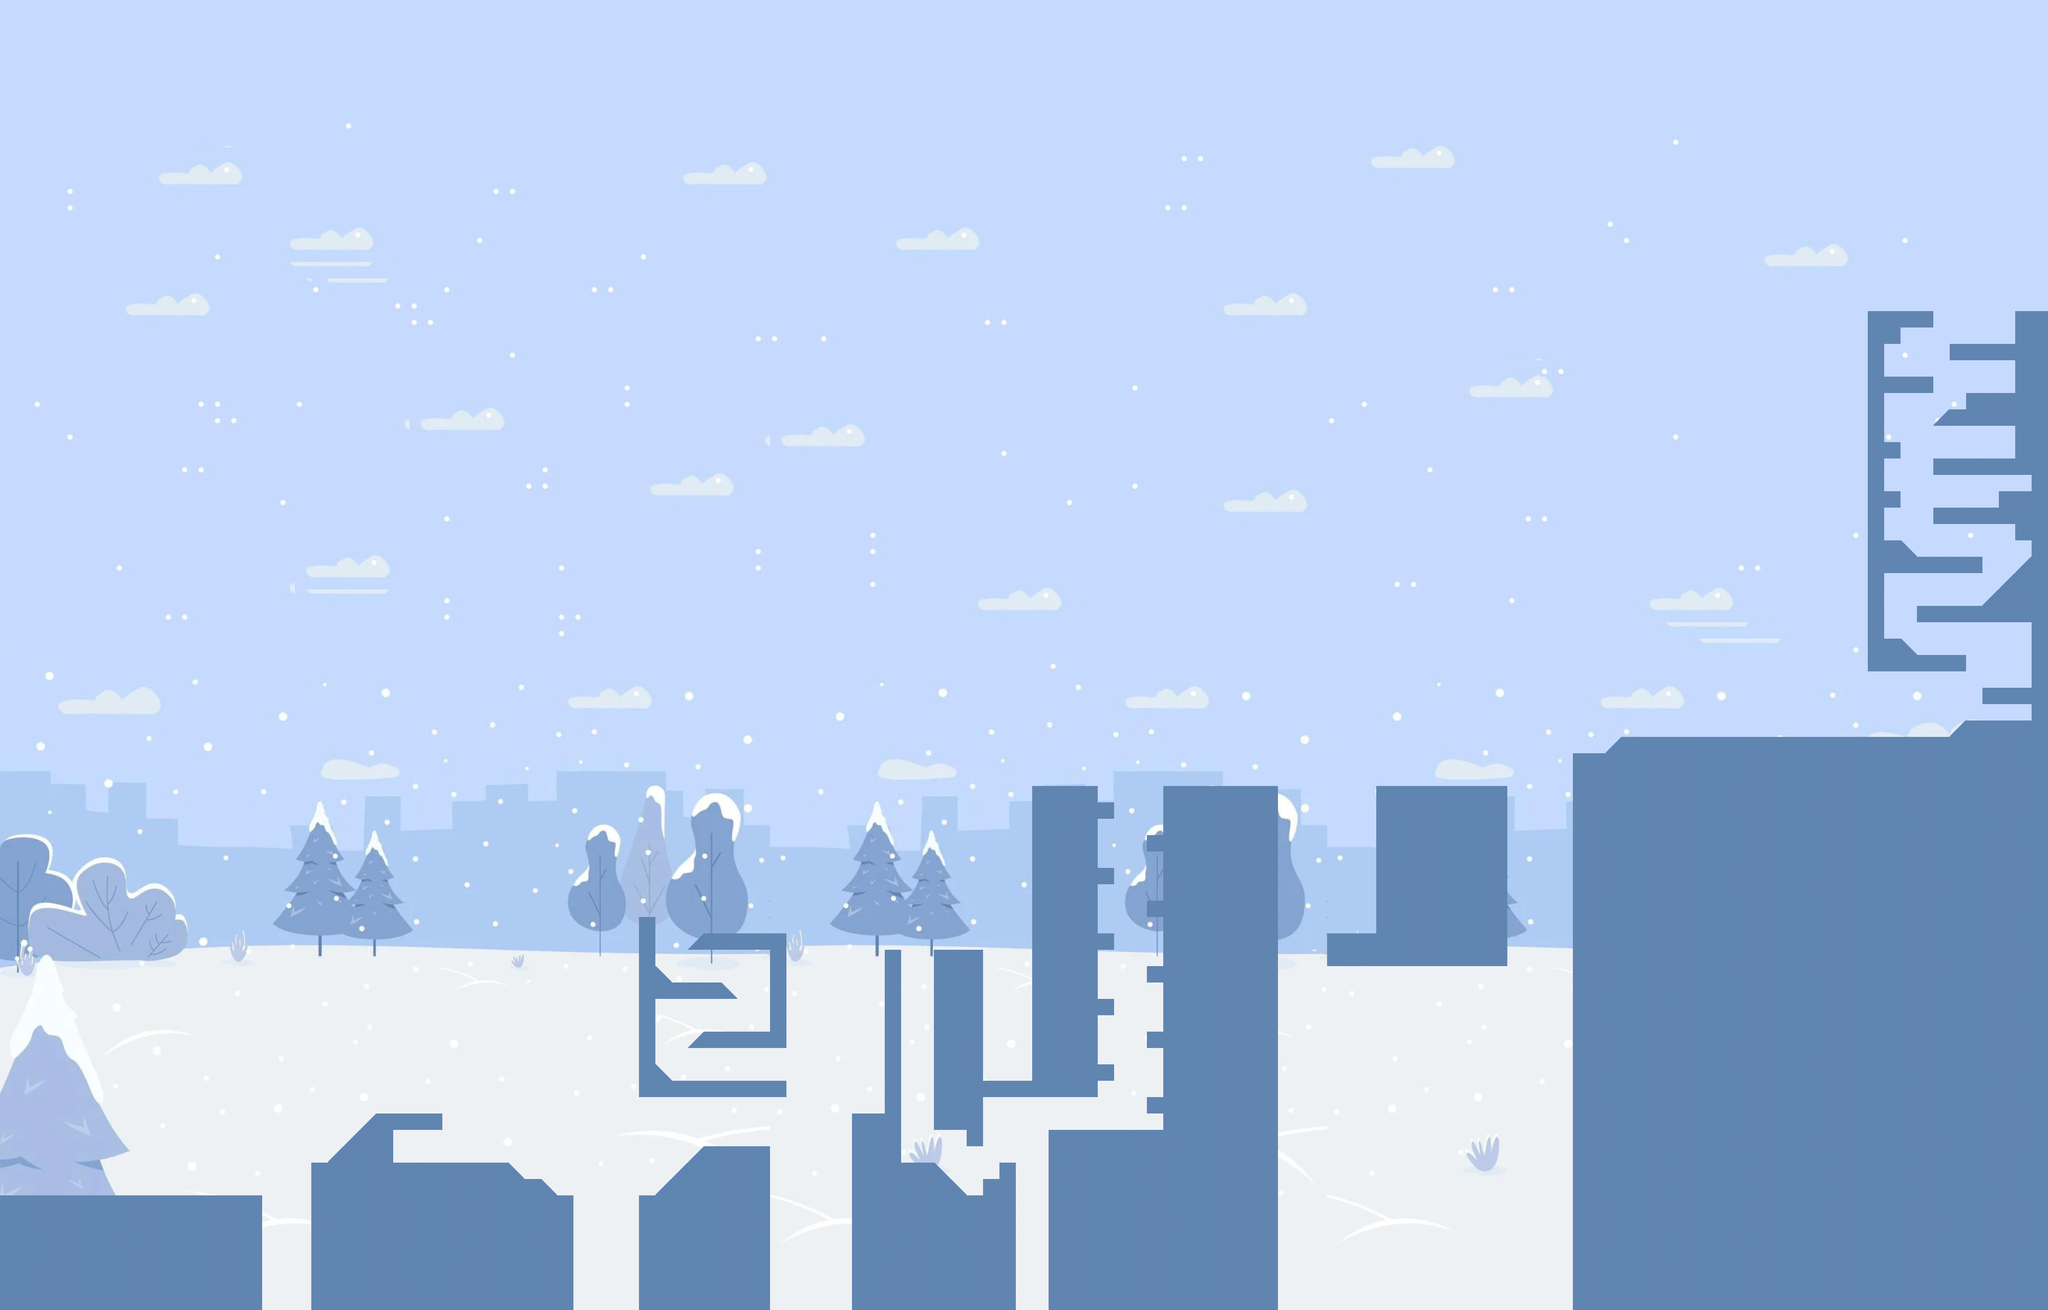

This game map was drawn from its Tiled (.tmx) file and the tilesets committed beside it. A one-line description and the trimmed map source follow:
An orthogonal 125x80 tile map with 32x32 px tiles, 2 tile layers (backgorund, platforms), 2 tilesets and 92 objects.

<map version="1.5" tiledversion="1.5.0" orientation="orthogonal" renderorder="right-down" width="125" height="80" tilewidth="32" tileheight="32" infinite="0" nextlayerid="5" nextobjectid="139">
 <tileset firstgid="1" source="snow22000.tsx" />
 <tileset firstgid="2543" source="snow_corner1.tsx" />
 <layer id="1" name="backgorund" width="125" height="80">
  <data>[10000 cells, 10000 non-empty, 2539 distinct tile ids]</data>
 </layer>
 <layer id="2" name="platforms" width="125" height="80">
  <data>[10000 cells, 2146 non-empty, 2 distinct tile ids]</data>
 </layer>
 <objectgroup id="3" name="collision">
  <object id="2" x="0" y="2016" width="32" height="320" />
  <object id="3" x="0" y="2336" width="512" height="224" />
  <object id="4" x="608" y="2272" width="384" height="288" />
  <object id="5" x="992" y="2336" width="128" height="224" />
  <object id="6" x="736" y="2176" width="128" height="32" />
  <object id="8" x="672" y="2240" width="96" height="32" />
  <object id="9" x="704" y="2208" width="64" height="32" />
  <object id="10" x="992" y="2304" width="64" height="32" />
  <object id="11" x="1248" y="1792" width="32" height="352" />
  <object id="12" x="1280" y="2112" width="256" height="32" />
  <object id="13" x="1376" y="2016" width="160" height="32" />
  <object id="14" x="1504" y="1824" width="32" height="192" />
  <object id="15" x="1376" y="1824" width="128" height="32" />
  <object id="16" x="1280" y="1920" width="128" height="32" />
  <object id="17" x="1248" y="2336" width="256" height="224" />
  <object id="18" x="1376" y="2240" width="128" height="96" />
  <object id="19" x="1344" y="2272" width="32" height="64" />
  <object id="20" x="1312" y="2304" width="32" height="32" />
  <object id="21" x="1664" y="2176" width="96" height="384" />
  <object id="22" x="1728" y="1856" width="32" height="320" />
  <object id="23" x="1760" y="2272" width="64" height="288" />
  <object id="24" x="1824" y="2304" width="32" height="256" />
  <object id="26" x="1824" y="1856" width="96" height="352" />
  <object id="27" x="1888" y="2208" width="32" height="32" />
  <object id="28" x="1920" y="2112" width="224" height="32" />
  <object id="29" x="2016" y="1536" width="128" height="576" />
  <object id="30" x="2272" y="1536" width="224" height="1024" />
  <object id="31" x="2048" y="2208" width="224" height="352" />
  <object id="32" x="2688" y="1536" width="256" height="352" />
  <object id="33" x="2592" y="1824" width="96" height="64" />
  <object id="34" x="3072" y="1472" width="928" height="1088" />
  <object id="35" x="3168" y="1440" width="832" height="32" />
  <object id="36" x="3840" y="1408" width="160" height="32" />
  <object id="37" x="3648" y="608" width="32" height="704" />
  <object id="38" x="3680" y="608" width="96" height="32" />
  <object id="39" x="3680" y="640" width="32" height="32" />
  <object id="40" x="3680" y="736" width="96" height="32" />
  <object id="41" x="3680" y="864" width="32" height="32" />
  <object id="42" x="3680" y="960" width="32" height="32" />
  <object id="43" x="3680" y="1056" width="32" height="64" />
  <object id="45" x="3712" y="1088" width="160" height="32" />
  <object id="46" x="3680" y="1280" width="160" height="32" />
  <object id="47" x="3680" y="1248" width="32" height="32" />
  <object id="48" x="3936" y="608" width="64" height="320" />
  <object id="49" x="3808" y="672" width="128" height="32" />
  <object id="52" x="3840" y="768" width="96" height="64" />
  <object id="53" x="3808" y="800" width="32" height="32" />
  <object id="54" x="3776" y="896" width="160" height="32" />
  <object id="55" x="3968" y="928" width="32" height="480" />
  <object id="56" x="3904" y="960" width="64" height="64" />
  <object id="57" x="3776" y="992" width="128" height="32" />
  <object id="58" x="3936" y="1024" width="32" height="32" />
  <object id="59" x="3744" y="1184" width="224" height="32" />
  <object id="60" x="3936" y="1120" width="32" height="64" />
  <object id="61" x="3904" y="1152" width="32" height="32" />
  <object id="62" x="3872" y="1344" width="96" height="32" />
  <object id="124" x="1856" y="2336" width="128" height="224" />
  <object id="125" x="1920" y="2304" width="64" height="32" />
  <object id="127" x="1952" y="2272" width="32" height="32" />
  <object id="128" x="2240" y="2144" width="32" height="32" />
  <object id="129" x="2144" y="2080" width="32" height="32" />
  <object id="130" x="2240" y="2016" width="32" height="32" />
  <object id="131" x="2144" y="1952" width="32" height="32" />
  <object id="132" x="2240" y="1888" width="32" height="32" />
  <object id="133" x="2144" y="1824" width="32" height="32" />
  <object id="134" x="2240" y="1760" width="32" height="32" />
  <object id="135" x="2144" y="1696" width="32" height="32" />
  <object id="137" x="2240" y="1632" width="32" height="32" />
  <object id="138" x="2144" y="1568" width="32" height="32" />
 </objectgroup>
 <objectgroup id="4" name="collision_corner">
  <object id="68" x="1280.25" y="2335.75">
   <polygon points="0,0 31.25,-32 31.25,-0.25" />
  </object>
  <object id="69" x="1312" y="2303.75">
   <polygon points="0,0 32,-32 32,-0.25" />
  </object>
  <object id="70" x="1344.5" y="2271.5">
   <polygon points="0,0 30.5,-31.5 31,0" />
  </object>
  <object id="75" x="1344.67" y="1855.33">
   <polygon points="0,0 31,-31.6667 31,-1" />
  </object>
  <object id="88" x="3136.18" y="1471.82">
   <polygon points="0,0 31.6364,0.363636 31.8182,-32.1818" />
  </object>
  <object id="89" x="3808.38" y="1439.38">
   <polygon points="0,0 31.625,0.25 31.25,-31.625" />
  </object>
  <object id="91" x="3872.18" y="1183.45">
   <polygon points="0,0 31.6364,0.363636 31.2727,-32" />
  </object>
  <object id="92" x="3904" y="1151.27">
   <polygon points="0,0 31.6364,0.727273 31.6364,-31.8182" />
  </object>
  <object id="95" x="3775.75" y="832">
   <polygon points="0,0 32,0 31.75,-32.25" />
  </object>
  <object id="100" x="1344.33" y="2047">
   <polygon points="0,0 31,0.666667 30.6667,-30.6667" />
  </object>
  <object id="104" x="1408.36" y="1951.82">
   <polygon points="0,0 31.4545,-0.363636 0.181818,-31.8182" />
  </object>
  <object id="105" x="1280" y="1919.45">
   <polygon points="0,0 32,0.181818 0.181818,-31.8182" />
  </object>
  <object id="106" x="1824.33" y="2303.33">
   <polygon points="0,0 32,0.666667 0.333333,-31.3333" />
  </object>
  <object id="107" x="1857" y="2335.67">
   <polygon points="0,0 31,-0.666667 0,-31.3333" />
  </object>
  <object id="113" x="3712.25" y="1279.75">
   <polygon points="0,0 31.75,0.25 -0.125,-31.875" />
  </object>
  <object id="114" x="3936" y="1120">
   <polygon points="0,0 32,0 32,-32" />
  </object>
  <object id="115" x="3712" y="1088">
   <polygon points="0,0 32,0 0,-32" />
  </object>
  <object id="116" x="640" y="2272">
   <polygon points="0,0 32,0 32,-32" />
  </object>
  <object id="117" x="672" y="2240">
   <polygon points="0,0 32,0 32,-32" />
  </object>
  <object id="118" x="704" y="2208">
   <polygon points="0,0 32,0 32,-32" />
  </object>
  <object id="119" x="992" y="2304">
   <polygon points="0,0 32,0 0,-32" />
  </object>
  <object id="120" x="1056" y="2336">
   <polygon points="0,0 32,0 0,-32" />
  </object>
  <object id="121" x="1280" y="2112">
   <polygon points="0,0 32,0 0,-32" />
  </object>
 </objectgroup>
</map>
